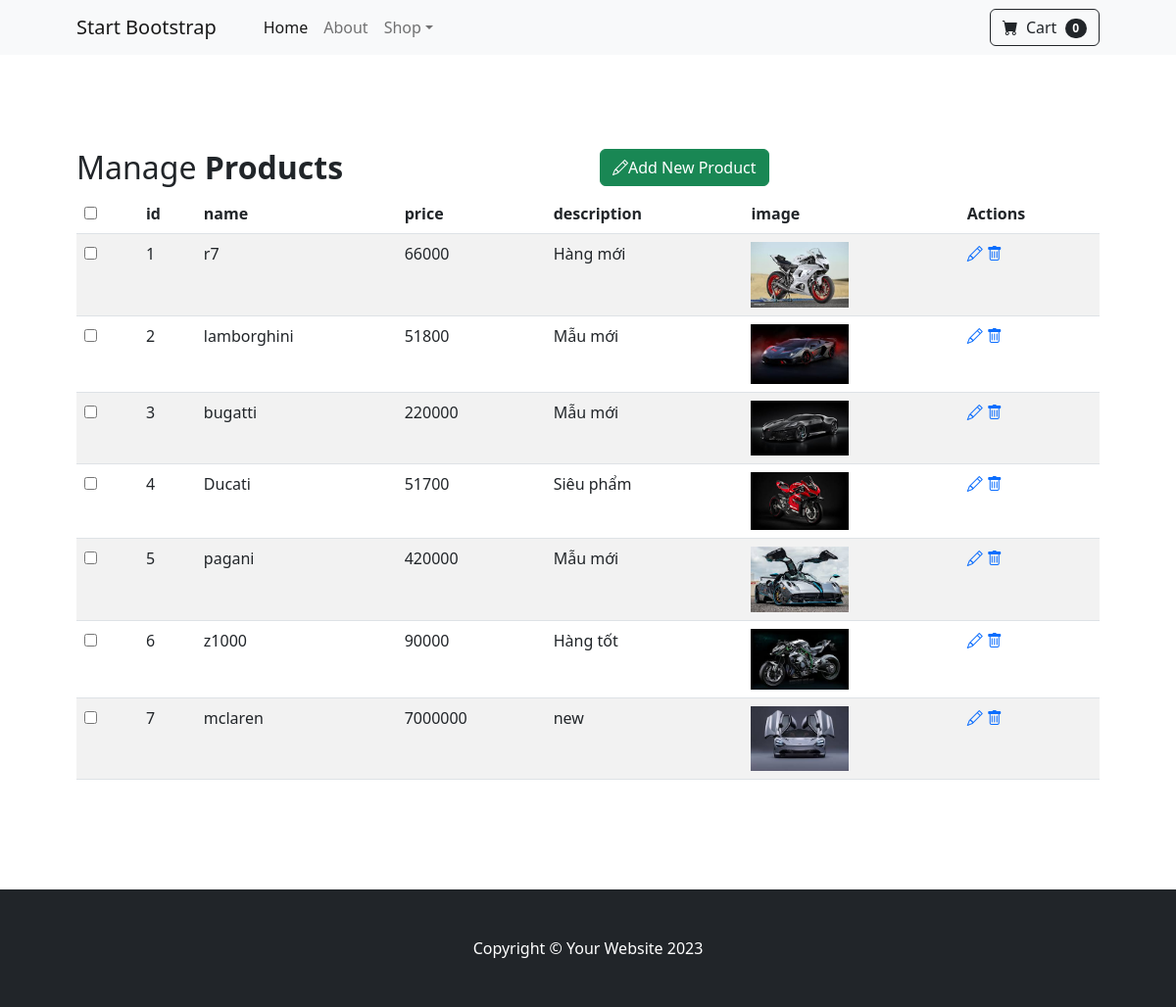
Screenshot of /crud.php with the database file from the repository.
### tables this page shows
CREATE TABLE `products` (
  `id` int(11) NOT NULL,
  `name` varchar(50) NOT NULL,
  `price` int(10) NOT NULL,
  `description` varchar(250) NOT NULL,
  `image` char(50) NOT NULL,
  `category_id` int(11) NOT NULL
);

### crud.php (the view, shortened to what this page needs)
<?php
include "connect/db.php";
$sql = "SELECT * FROM products";
$query = mysqli_query($connect, $sql);
?>
<!DOCTYPE html>
<html lang="en">
<head>
    <link href="https://cdn.jsdelivr.net/npm/bootstrap-icons@1.5.0/font/bootstrap-icons.css" rel="stylesheet" />
    <link href="css/styles.css" rel="stylesheet" />
</head>
<body>
    <nav class="navbar navbar-expand-lg navbar-light bg-light">
        <div class="container px-4 px-lg-5">
            <a class="navbar-brand" href="#!">Start Bootstrap</a>
            <div class="collapse navbar-collapse" id="navbarSupportedContent">
                <ul class="navbar-nav me-auto mb-2 mb-lg-0 ms-lg-4">
                    <li class="nav-item"><a class="nav-link active" aria-current="page" href="index.php">Home</a></li>
                    <li class="nav-item"><a class="nav-link" href="#!">About</a></li>
                    <li class="nav-item dropdown">
                        <a class="nav-link dropdown-toggle" id="navbarDropdown" href="#" role="button" data-bs-toggle="dropdown" aria-expanded="false">Shop</a>
                    </li>
                </ul>
                <form class="d-flex">
                    <button class="btn btn-outline-dark" type="submit">
                        <i class="bi-cart-fill me-1"></i>
                        Cart
                        <span class="badge bg-dark text-white ms-1 rounded-pill">0</span>
                    </button>
                </form>
            </div>
        </div>
    </nav>
    <section class="py-5">
        <div class="container px-4 px-lg-5 my-5">
            <div class="row gx-4 gx-lg-5 align-items-center">
                <div class="table-wrapper">
                    <div class="table-title">
                        <div class="row">
                            <div class="col-sm-6">
                                <h2>Manage <b>Products</b></h2>
                            </div>
                            <div class="col-sm-6">
                                <a href="quanly/them.php" class="btn btn-success"><i class="bi bi-pencil"></i><span>Add New Product</span></a>
                            </div>
                        </div>
                    </div>
                    <table class="table table-striped table-hover">
                        <thead>
                            <tr>
                                <th>
                                    <span class="custom-checkbox">
                                        <input type="checkbox" id="selectAll">
                                    </span>
                                </th>
                                <th>id</th>
                                <th>name</th>
                                <th>price</th>
                                <th>description</th>
                                <th>image</th>
                                <th>Actions</th>
                            </tr>
                        </thead>
                        <tbody>
                            <?php
                            while ($row = mysqli_fetch_assoc($query)) {
                            ?>
                                <tr>
                                    <td>
                                        <span class="custom-checkbox">
                                            <input type="checkbox" id="checkbox1" name="options[]" value="1">
                                        </span>
                                    </td>
                                    <td><?php echo $row['id'] ?></td>
                                    <td><?php echo $row['name'] ?></td>
                                    <td><?php echo $row['price'] ?></td>
                                    <td><?php echo $row['description'] ?></td>
                                    <td>
                                        <img src="public/image/<?php echo $row['image'] ?>" alt="" width="100">
                                    </td>
                                    <td>
                                        <a href="quanly/sua.php?id=<?php echo $row['id']; ?>" class="edit"><i class="bi bi-pencil"></i></a>
                                        <a href="quanly/xoa.php?id=<?php echo $row['id']; ?>" onclick="return confirmDelete()" class="delete"><i class="bi bi-trash"></i></a>
                                    </td>
                                </tr>
                            <?php } ?>
                        </tbody>
                    </table>
                </div>
            </div>
        </div>
    </section>
    <footer class="py-5 bg-dark">
        <div class="container">
            <p class="m-0 text-center text-white">Copyright &copy; Your Website 2023</p>
        </div>
    </footer>
</body>
</html>

### rows the page displays
products: id "1", name "r7", price "66000", description "Hàng mới", image (picture)
products: id "2", name "lamborghini", price "51800", description "Mẫu mới", image (picture)
products: id "3", name "bugatti", price "220000", description "Mẫu mới", image (picture)
products: id "4", name "Ducati", price "51700", description "Siêu phẩm", image (picture)
products: id "5", name "pagani", price "420000", description "Mẫu mới", image (picture)
products: id "6", name "z1000", price "90000", description "Hàng tốt", image (picture)
products: id "7", name "mclaren", price "7000000", description "new", image (picture)
